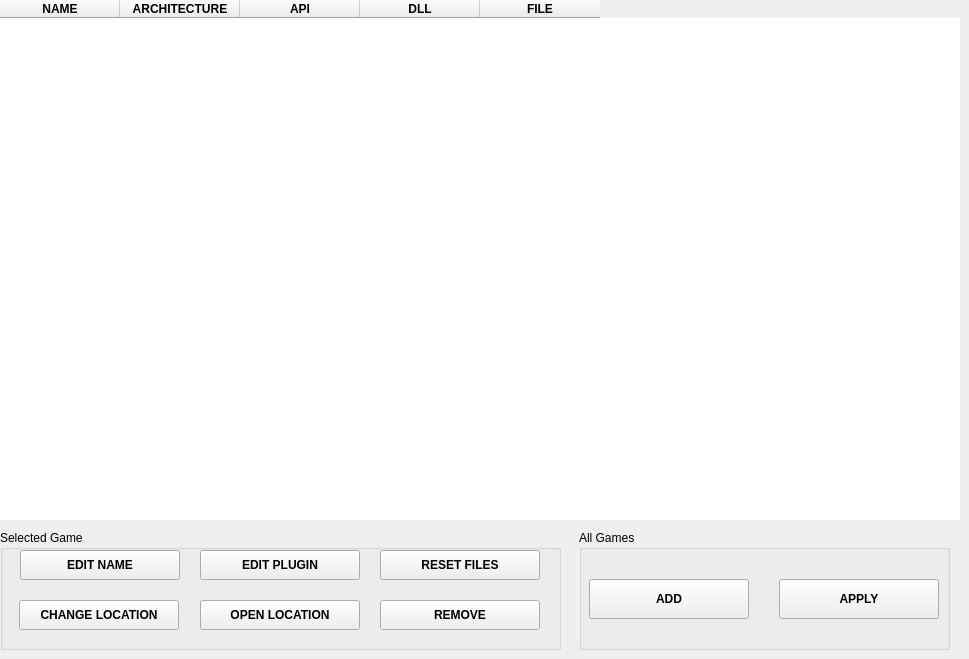
   <widget class="QWidget" name="games_tab">
    <attribute name="icon">
     <iconset>
      <normaloff>:/resources/images/controller.png</normaloff>:/resources/images/controller.png</iconset>
    </attribute>
    <attribute name="title">
     <string>GAMES</string>
    </attribute>
    <widget class="QTableWidget" name="programs_table_widget">
     <property name="geometry">
      <rect>
       <x>0</x>
       <y>0</y>
       <width>960</width>
       <height>520</height>
      </rect>
     </property>
     <property name="minimumSize">
      <size>
       <width>960</width>
       <height>520</height>
      </size>
     </property>
     <property name="maximumSize">
      <size>
       <width>960</width>
       <height>520</height>
      </size>
     </property>
     <property name="focusPolicy">
      <enum>Qt::StrongFocus</enum>
     </property>
     <property name="frameShape">
      <enum>QFrame::NoFrame</enum>
     </property>
     <property name="frameShadow">
      <enum>QFrame::Plain</enum>
     </property>
     <property name="lineWidth">
      <number>0</number>
     </property>
     <property name="sizeAdjustPolicy">
      <enum>QAbstractScrollArea::AdjustToContents</enum>
     </property>
     <property name="autoScroll">
      <bool>false</bool>
     </property>
     <property name="editTriggers">
      <set>QAbstractItemView::NoEditTriggers</set>
     </property>
     <property name="dragDropOverwriteMode">
      <bool>false</bool>
     </property>
     <property name="selectionMode">
      <enum>QAbstractItemView::SingleSelection</enum>
     </property>
     <property name="selectionBehavior">
      <enum>QAbstractItemView::SelectRows</enum>
     </property>
     <property name="verticalScrollMode">
      <enum>QAbstractItemView::ScrollPerPixel</enum>
     </property>
     <property name="horizontalScrollMode">
      <enum>QAbstractItemView::ScrollPerPixel</enum>
     </property>
     <property name="wordWrap">
      <bool>false</bool>
     </property>
     <property name="cornerButtonEnabled">
      <bool>false</bool>
     </property>
     <property name="columnCount">
      <number>5</number>
     </property>
     <attribute name="horizontalHeaderVisible">
      <bool>true</bool>
     </attribute>
     <attribute name="horizontalHeaderMinimumSectionSize">
      <number>70</number>
     </attribute>
     <attribute name="horizontalHeaderDefaultSectionSize">
      <number>120</number>
     </attribute>
     <attribute name="horizontalHeaderHighlightSections">
      <bool>false</bool>
     </attribute>
     <attribute name="horizontalHeaderShowSortIndicator" stdset="0">
      <bool>false</bool>
     </attribute>
     <attribute name="verticalHeaderVisible">
      <bool>true</bool>
     </attribute>
     <attribute name="verticalHeaderMinimumSectionSize">
      <number>30</number>
     </attribute>
     <attribute name="verticalHeaderDefaultSectionSize">
      <number>30</number>
     </attribute>
     <column>
      <property name="text">
       <string>NAME</string>
      </property>
      <property name="font">
       <font>
        <bold>true</bold>
       </font>
      </property>
     </column>
     <column>
      <property name="text">
       <string>ARCHITECTURE</string>
      </property>
      <property name="font">
       <font>
        <bold>true</bold>
       </font>
      </property>
     </column>
     <column>
      <property name="text">
       <string>API</string>
      </property>
      <property name="font">
       <font>
        <bold>true</bold>
       </font>
      </property>
     </column>
     <column>
      <property name="text">
       <string>DLL</string>
      </property>
      <property name="font">
       <font>
        <bold>true</bold>
       </font>
      </property>
     </column>
     <column>
      <property name="text">
       <string>FILE</string>
      </property>
      <property name="font">
       <font>
        <bold>true</bold>
       </font>
      </property>
     </column>
    </widget>
    <widget class="QGroupBox" name="selected_game_group_box">
     <property name="geometry">
      <rect>
       <x>0</x>
       <y>530</y>
       <width>561</width>
       <height>120</height>
      </rect>
     </property>
     <property name="title">
      <string>Selected Game</string>
     </property>
     <widget class="QPushButton" name="edit_plugin_button">
      <property name="geometry">
       <rect>
        <x>200</x>
        <y>20</y>
        <width>160</width>
        <height>30</height>
       </rect>
      </property>
      <property name="minimumSize">
       <size>
        <width>160</width>
        <height>30</height>
       </size>
      </property>
      <property name="maximumSize">
       <size>
        <width>160</width>
        <height>30</height>
       </size>
      </property>
      <property name="font">
       <font>
        <bold>true</bold>
       </font>
      </property>
      <property name="toolTip">
       <string>Edit the selected reshade preset file</string>
      </property>
      <property name="text">
       <string>EDIT PLUGIN</string>
      </property>
      <property name="icon">
       <iconset>
        <normaloff>:/resources/images/plugin.png</normaloff>:/resources/images/plugin.png</iconset>
      </property>
     </widget>
     <widget class="QPushButton" name="reset_files_button">
      <property name="geometry">
       <rect>
        <x>380</x>
        <y>20</y>
        <width>160</width>
        <height>30</height>
       </rect>
      </property>
      <property name="minimumSize">
       <size>
        <width>160</width>
        <height>30</height>
       </size>
      </property>
      <property name="maximumSize">
       <size>
        <width>160</width>
        <height>30</height>
       </size>
      </property>
      <property name="font">
       <font>
        <bold>true</bold>
       </font>
      </property>
      <property name="toolTip">
       <string>Reset all the selected game files</string>
      </property>
      <property name="text">
       <string>RESET FILES</string>
      </property>
      <property name="icon">
       <iconset>
        <normaloff>:/resources/images/reset.png</normaloff>:/resources/images/reset.png</iconset>
      </property>
     </widget>
     <widget class="QPushButton" name="edit_path_button">
      <property name="geometry">
       <rect>
        <x>19</x>
        <y>70</y>
        <width>160</width>
        <height>30</height>
       </rect>
      </property>
      <property name="minimumSize">
       <size>
        <width>160</width>
        <height>30</height>
       </size>
      </property>
      <property name="maximumSize">
       <size>
        <width>160</width>
        <height>30</height>
       </size>
      </property>
      <property name="font">
       <font>
        <bold>true</bold>
       </font>
      </property>
      <property name="toolTip">
       <string>Edit the selected game path</string>
      </property>
      <property name="text">
       <string>CHANGE LOCATION</string>
      </property>
      <property name="icon">
       <iconset>
        <normaloff>:/resources/images/arrow.png</normaloff>:/resources/images/arrow.png</iconset>
      </property>
     </widget>
     <widget class="QPushButton" name="open_game_path_button">
      <property name="geometry">
       <rect>
        <x>200</x>
        <y>70</y>
        <width>160</width>
        <height>30</height>
       </rect>
      </property>
      <property name="minimumSize">
       <size>
        <width>160</width>
        <height>30</height>
       </size>
      </property>
      <property name="maximumSize">
       <size>
        <width>160</width>
        <height>30</height>
       </size>
      </property>
      <property name="font">
       <font>
        <bold>true</bold>
       </font>
      </property>
      <property name="toolTip">
       <string>Open the selected game location in explorer</string>
      </property>
      <property name="text">
       <string>OPEN LOCATION</string>
      </property>
      <property name="icon">
       <iconset>
        <normaloff>:/resources/images/folder.png</normaloff>:/resources/images/folder.png</iconset>
      </property>
     </widget>
     <widget class="QPushButton" name="remove_button">
      <property name="geometry">
       <rect>
        <x>380</x>
        <y>70</y>
        <width>160</width>
        <height>30</height>
       </rect>
      </property>
      <property name="minimumSize">
       <size>
        <width>160</width>
        <height>30</height>
       </size>
      </property>
      <property name="maximumSize">
       <size>
        <width>160</width>
        <height>30</height>
       </size>
      </property>
      <property name="font">
       <font>
        <bold>true</bold>
       </font>
      </property>
      <property name="toolTip">
       <string>Delete the selected game</string>
      </property>
      <property name="text">
       <string>REMOVE</string>
      </property>
      <property name="icon">
       <iconset>
        <normaloff>:/resources/images/delete.png</normaloff>:/resources/images/delete.png</iconset>
      </property>
     </widget>
     <widget class="QPushButton" name="edit_game_button">
      <property name="geometry">
       <rect>
        <x>20</x>
        <y>20</y>
        <width>160</width>
        <height>30</height>
       </rect>
      </property>
      <property name="minimumSize">
       <size>
        <width>160</width>
        <height>30</height>
       </size>
      </property>
      <property name="maximumSize">
       <size>
        <width>160</width>
        <height>30</height>
       </size>
      </property>
      <property name="font">
       <font>
        <bold>true</bold>
       </font>
      </property>
      <property name="toolTip">
       <string>Edit the selected game name</string>
      </property>
      <property name="text">
       <string>EDIT NAME</string>
      </property>
      <property name="icon">
       <iconset>
        <normaloff>:/resources/images/edit.png</normaloff>:/resources/images/edit.png</iconset>
      </property>
     </widget>
    </widget>
    <widget class="QGroupBox" name="all_games_group_box">
     <property name="geometry">
      <rect>
       <x>579</x>
       <y>530</y>
       <width>371</width>
       <height>120</height>
      </rect>
     </property>
     <property name="title">
      <string>All Games</string>
     </property>
     <widget class="QPushButton" name="apply_button">
      <property name="geometry">
       <rect>
        <x>200</x>
        <y>49</y>
        <width>160</width>
        <height>40</height>
       </rect>
      </property>
      <property name="minimumSize">
       <size>
        <width>160</width>
        <height>40</height>
       </size>
      </property>
      <property name="maximumSize">
       <size>
        <width>160</width>
        <height>40</height>
       </size>
      </property>
      <property name="font">
       <font>
        <bold>true</bold>
       </font>
      </property>
      <property name="toolTip">
       <string>Apply Reshade to All Games</string>
      </property>
      <property name="text">
       <string>APPLY</string>
      </property>
      <property name="icon">
       <iconset>
        <normaloff>:/resources/images/apply.png</normaloff>:/resources/images/apply.png</iconset>
      </property>
     </widget>
     <widget class="QPushButton" name="add_button">
      <property name="geometry">
       <rect>
        <x>10</x>
        <y>49</y>
        <width>160</width>
        <height>40</height>
       </rect>
      </property>
      <property name="minimumSize">
       <size>
        <width>160</width>
        <height>40</height>
       </size>
      </property>
      <property name="maximumSize">
       <size>
        <width>160</width>
        <height>40</height>
       </size>
      </property>
      <property name="font">
       <font>
        <bold>true</bold>
       </font>
      </property>
      <property name="toolTip">
       <string>Add a game</string>
      </property>
      <property name="text">
       <string>ADD</string>
      </property>
      <property name="icon">
       <iconset>
        <normaloff>:/resources/images/add.png</normaloff>:/resources/images/add.png</iconset>
      </property>
     </widget>
    </widget>
    <zorder>selected_game_group_box</zorder>
    <zorder>programs_table_widget</zorder>
    <zorder>all_games_group_box</zorder>
   </widget>
